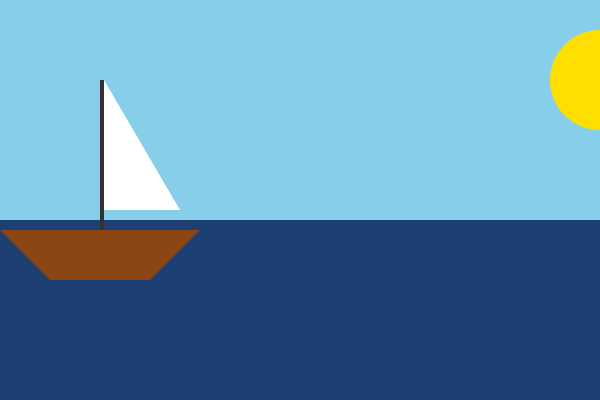
Frame 1 (no input)
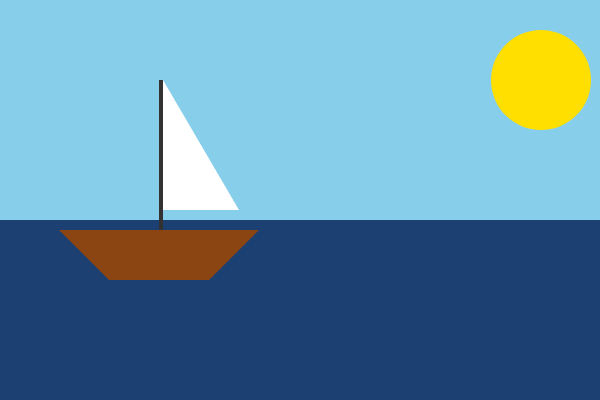
Frame 60 (no input)
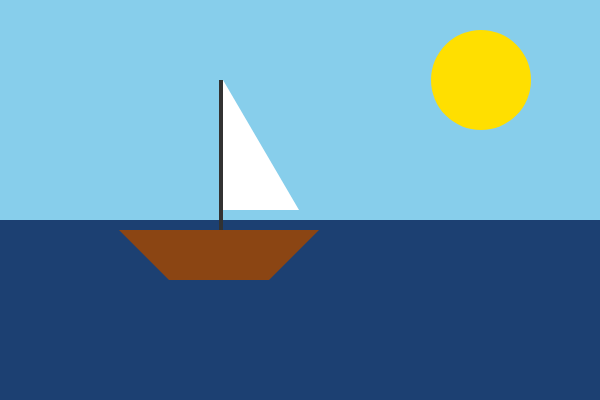
Frame 120 (the mouse pressed at the canvas centre since frame 60)

The p5.js sketch that drew these frames (run headless with seeded random() and noise() and a simulated clock; from frame 60 on, the mouse is pressed at the canvas centre):

// p5.js sketch
// ── sketch.js
let xBarca = 0;
let yBarca = 230; 
let xSole = 600; 
let velocitaX = 1; 

function setup() {

  createCanvas(600, 400);
}

function draw() {
  background(135, 206, 235);
  noStroke();

  // 1. SOLE
  fill(255, 223, 0);
  circle(xSole, 80, 100); 

  // 2. MARE
  fill(28, 64, 114);
  rect(0, 220, 600, 180);

  // 3. BARCA
  fill(139, 69, 19);
  quad(
    xBarca, yBarca,      
    xBarca + 200, yBarca,   
    xBarca + 150, yBarca + 50,    
    xBarca + 50, yBarca + 50     
  );

  fill(50);
  rect(xBarca + 100, yBarca - 150, 4, 150); 

  fill(255);
  triangle(
    xBarca + 104, yBarca - 150,   
    xBarca + 104, yBarca - 20,   
    xBarca + 180, yBarca - 20
  );

  xBarca += velocitaX;

  if (xBarca + 200 > 600 || xBarca < 0) {
    velocitaX = -velocitaX; 
  }
  
  xSole -= 1;
  if (xSole < -100) { 
    xSole = 640;
  }
}
